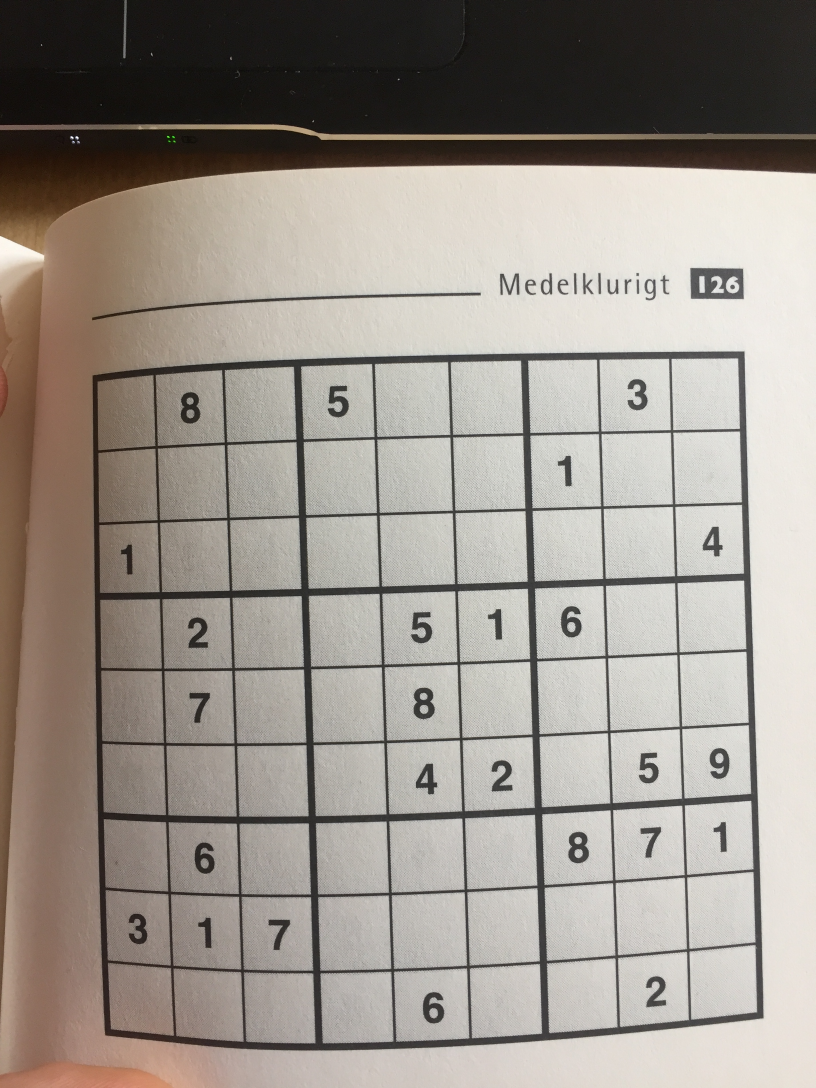
#> input picture Project/Example images/image_1.jpg, 2448 x 3264 px (shown at 1/3 size)
$ python -i Preprocess.py   (imports and definitions only)
#> lines starting #> are read from the running program, lines starting #| are printed output that depends on the picture; after the words box and inside, x2 and y2 are one past the last pixel; in counts of white or black regions, pixels touching at a corner belong together
# Imports
import cv2
import numpy as np
from PreprocessGrid import get_corner_points_of_largest_contour, crop_and_reshape
from PreprocessNumber import PreprocessNumber


# [43 lines left out: function preprocess_sudoku_board, not called in this run]


def __preprocess_image(img, line_thickness=3):
    """Processes a given image by applying Guassian-blur, using adaptive-threshold, invert the colors and dilate.

    Parameters
    ----------
    img : numpy array
        An image described by an numpy array.
    line_thickness : int
        A number describing line thickness to dilate to.

    Returns
    -------
    numpy array
        A numpy array describing the processed image.
    """

    img = cv2.GaussianBlur(img.copy(), (9, 9), 0)
    thresh_hold = cv2.adaptiveThreshold(img, 255, cv2.ADAPTIVE_THRESH_GAUSSIAN_C, cv2.THRESH_BINARY, 11, 4)

    # Inverts the picture
    inverted = cv2.bitwise_not(thresh_hold, thresh_hold)

    # Adjusting the lines thickness
    kernel = np.ones((line_thickness, line_thickness), np.uint8)
    return cv2.dilate(inverted, kernel)


# [46 lines left out: function __get_expanded_images, not called in this run]

>>> import cv2
>>> picture = cv2.imread('Example images/image_1.jpg', cv2.IMREAD_GRAYSCALE)
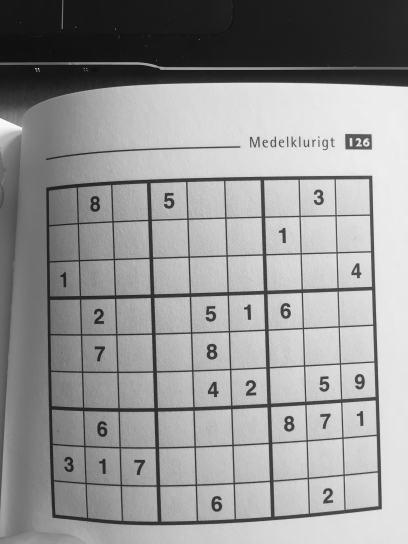
#> picture: shape (3264, 2448) (shown at 1/6 size); min 0, max 255, mean 149.6
>>> result = __preprocess_image(picture)
#> in __preprocess_image, `thresh_hold = cv2.adaptiveThreshold(img, 255, cv2.ADAPTIVE_THRESH_GAUS..`:
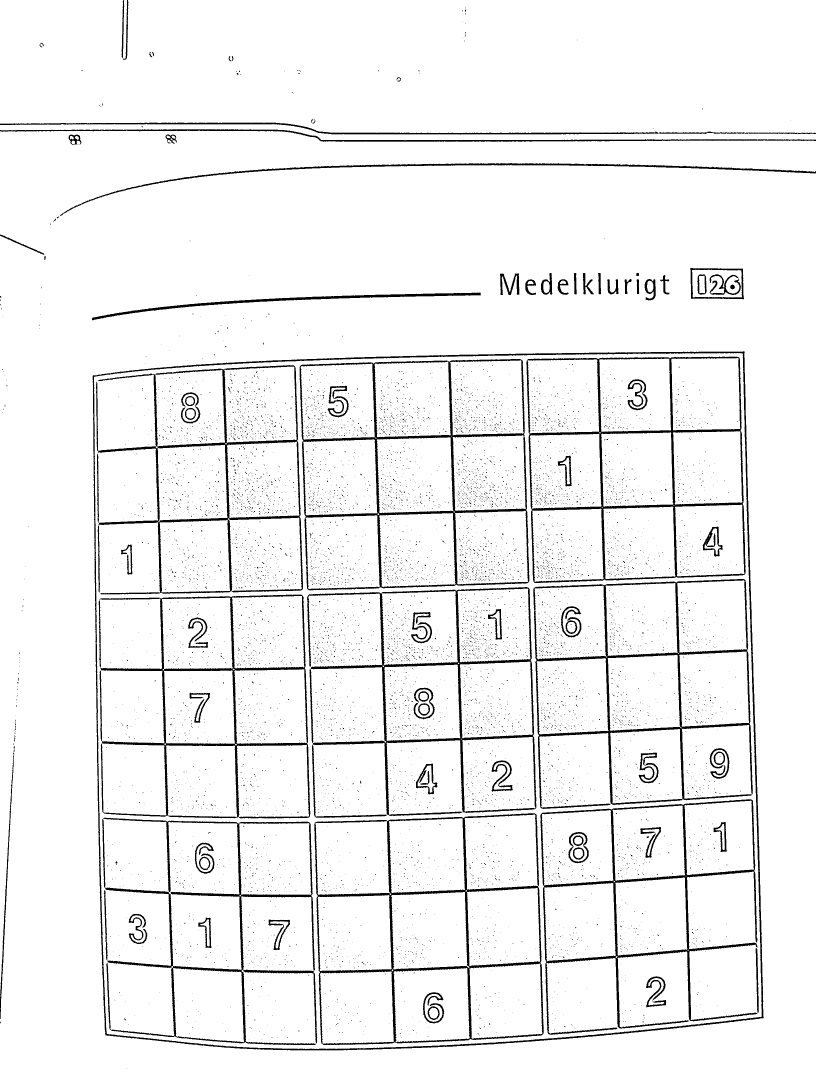
#> thresh_hold: shape (3264, 2448) (shown at 1/3 size); 94.6% white; 10449 black regions (10353 under 20 px), largest, box (x1, y1, x2, y2) and area: (278, 1054, 2291, 3151) 35360, (899, 1077, 1588, 1771) 31089, (943, 2440, 1631, 3135) 30769
#> in __preprocess_image, `inverted = cv2.bitwise_not(thresh_hold, thresh_hold)`:
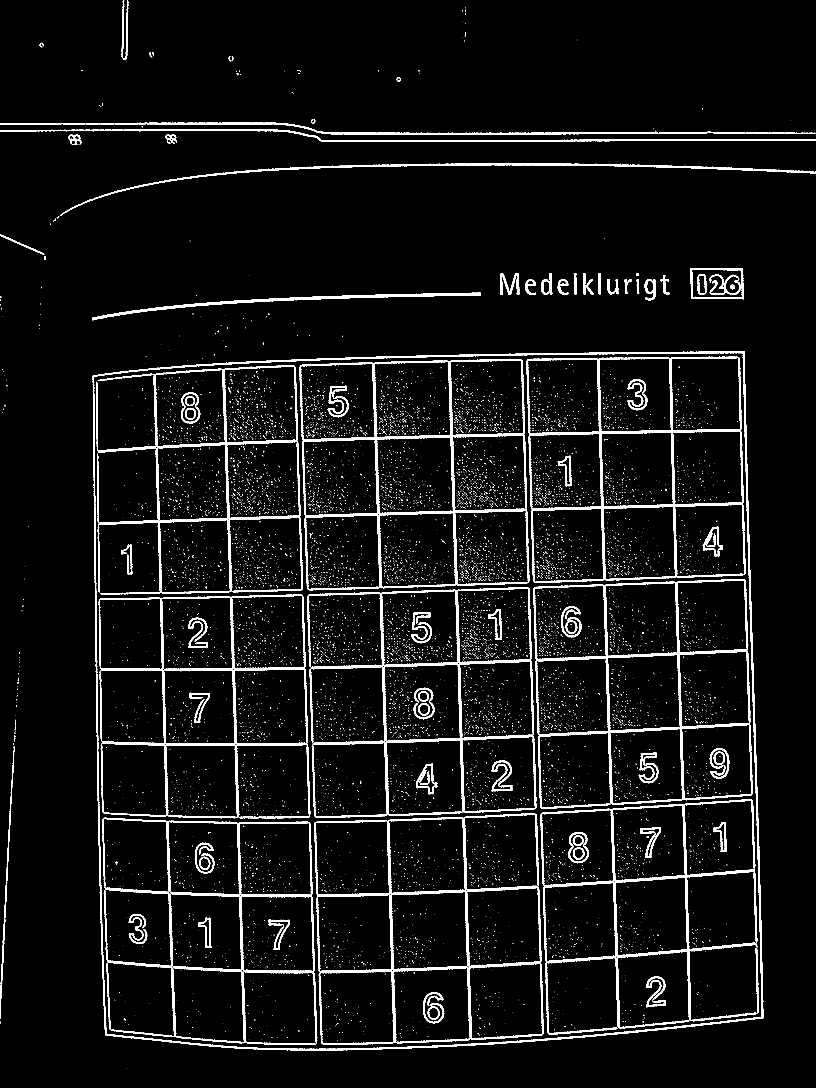
#> inverted: shape (3264, 2448) (shown at 1/3 size); 5.4% white; 10449 white regions (10353 under 20 px), largest, box (x1, y1, x2, y2) and area: (278, 1054, 2291, 3151) 35360, (899, 1077, 1588, 1771) 31089, (943, 2440, 1631, 3135) 30769
#> in __preprocess_image, `return cv2.dilate(inverted, kernel)`:
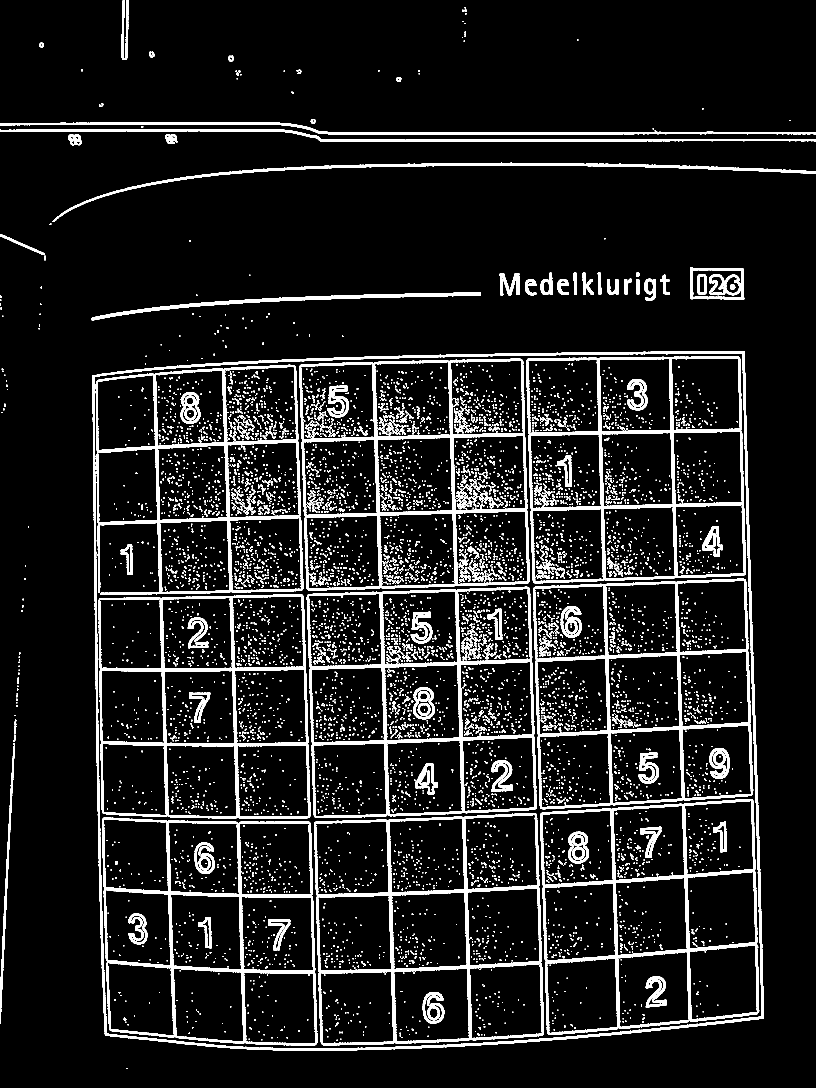
#> returned value: shape (3264, 2448) (shown at 1/3 size); 9% white; 8290 white regions (6184 under 20 px), largest, box (x1, y1, x2, y2) and area: (277, 1053, 2292, 3152) 52688, (898, 1076, 1589, 1772) 43206, (942, 2439, 1632, 3136) 42915

$ run again, on Project/Example images/image_10.jpg
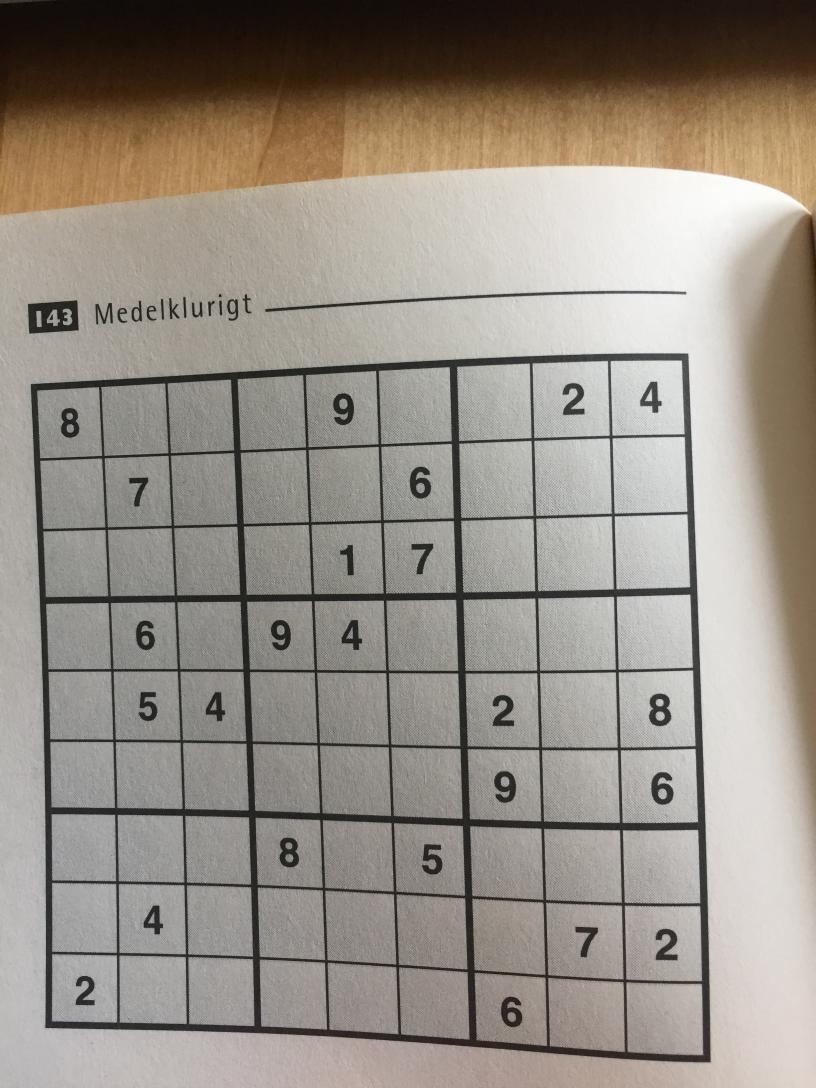
#> input picture Project/Example images/image_10.jpg, 2448 x 3264 px (shown at 1/3 size)
#> in __preprocess_image, `thresh_hold = cv2.adaptiveThreshold(img, 255, cv2.ADAPTIVE_THRESH_GAUS..`:
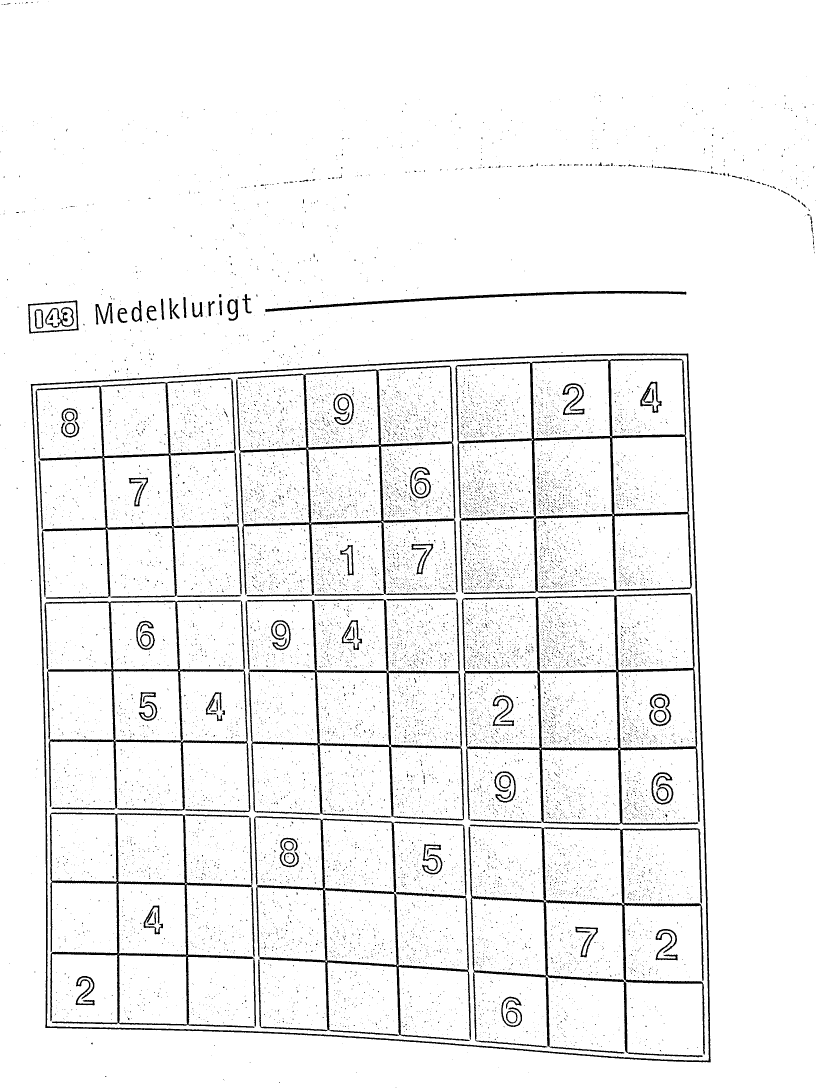
#> thresh_hold: shape (3264, 2448) (shown at 1/3 size); 94.8% white; 15487 black regions (15292 under 20 px), largest, box (x1, y1, x2, y2) and area: (92, 1060, 2132, 3187) 37064, (1366, 1075, 2076, 1782) 32177, (1405, 2474, 2115, 3172) 31033
#> in __preprocess_image, `return cv2.dilate(inverted, kernel)`:
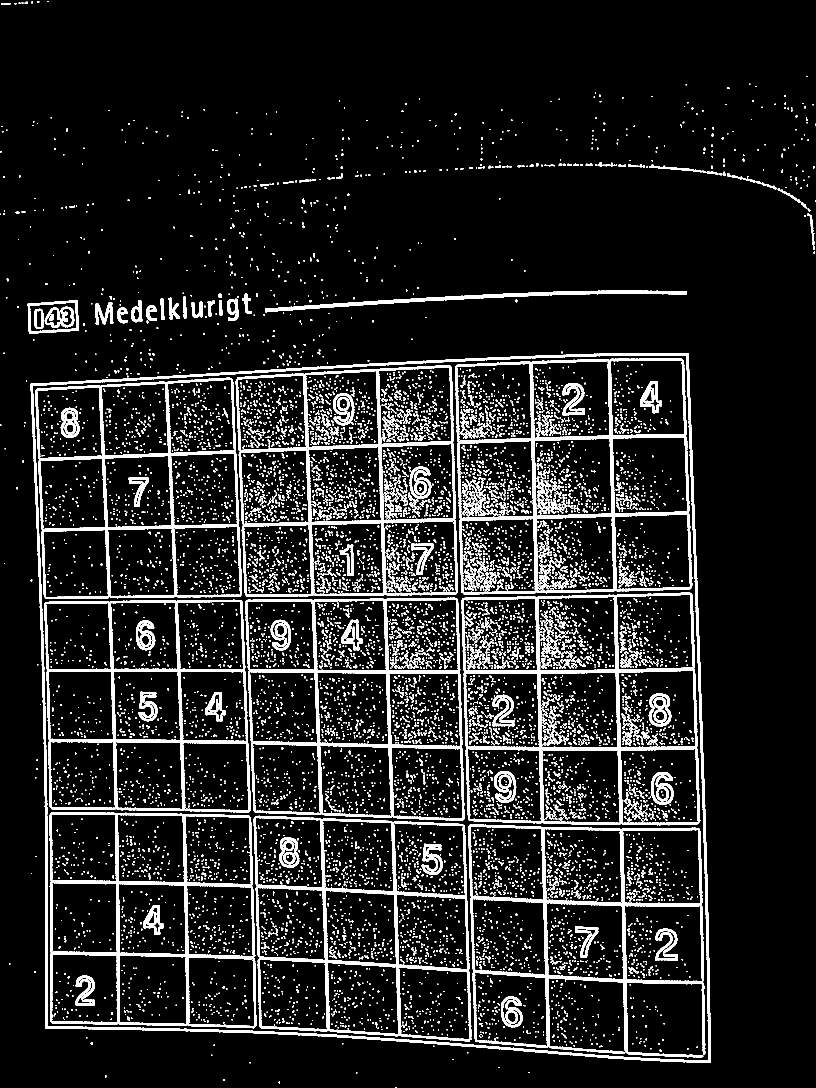
#> returned value: shape (3264, 2448) (shown at 1/3 size); 9.5% white; 12106 white regions (8217 under 20 px), largest, box (x1, y1, x2, y2) and area: (91, 1059, 2133, 3188) 54712, (1365, 1074, 2079, 1783) 44507, (1384, 1777, 2101, 2476) 44373

$ run again, on Project/Example images/image_2.jpg
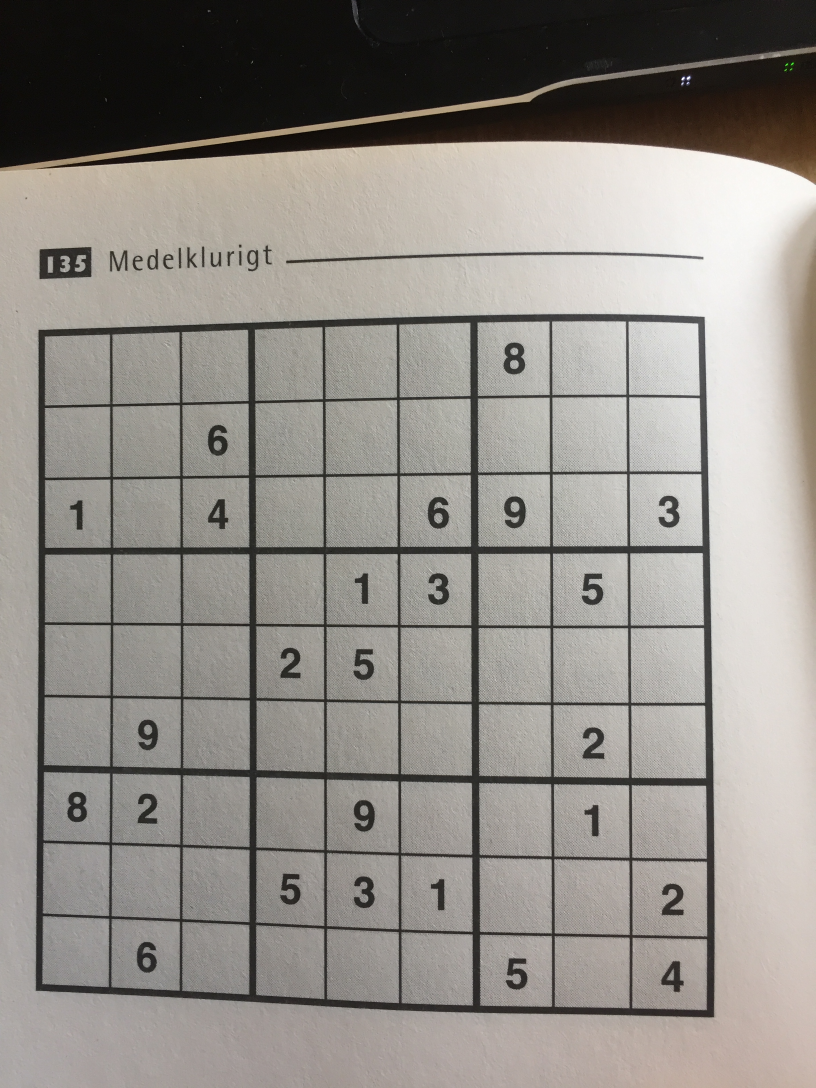
#> input picture Project/Example images/image_2.jpg, 2448 x 3264 px (shown at 1/3 size)
#> in __preprocess_image, `thresh_hold = cv2.adaptiveThreshold(img, 255, cv2.ADAPTIVE_THRESH_GAUS..`:
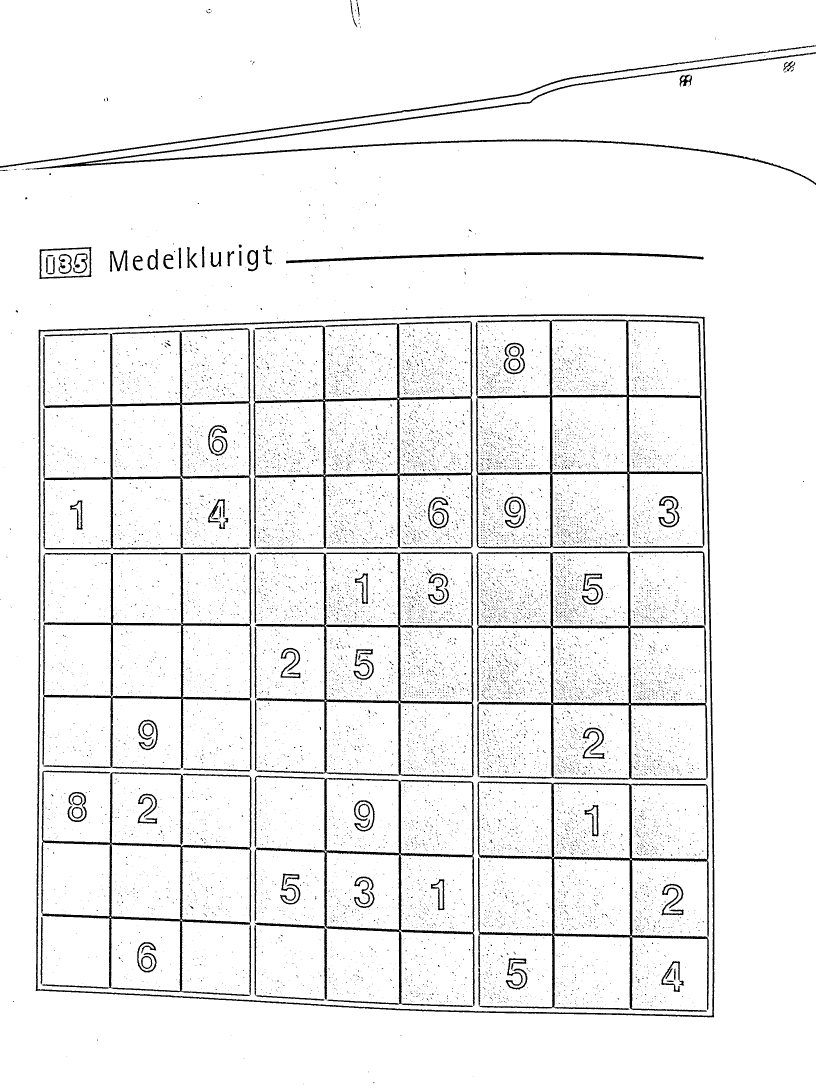
#> thresh_hold: shape (3264, 2448) (shown at 1/3 size); 94.3% white; 15744 black regions (15581 under 20 px), largest, box (x1, y1, x2, y2) and area: (107, 943, 2144, 3052) 37009, (1430, 1654, 2124, 2340) 31473, (1427, 958, 2113, 1645) 31277
#> in __preprocess_image, `return cv2.dilate(inverted, kernel)`:
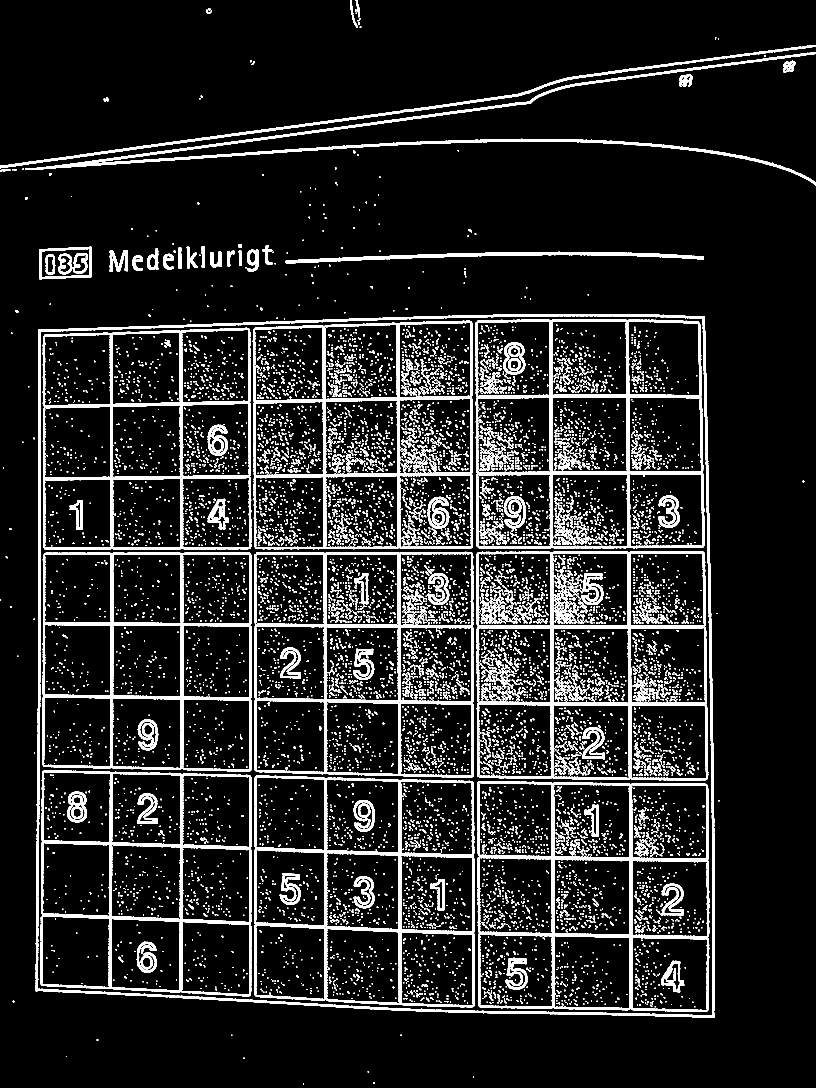
#> returned value: shape (3264, 2448) (shown at 1/3 size); 10.3% white; 11710 white regions (7873 under 20 px), largest, box (x1, y1, x2, y2) and area: (106, 942, 2145, 3053) 54854, (1429, 1653, 2125, 2341) 43754, (1431, 2343, 2128, 3036) 43736
